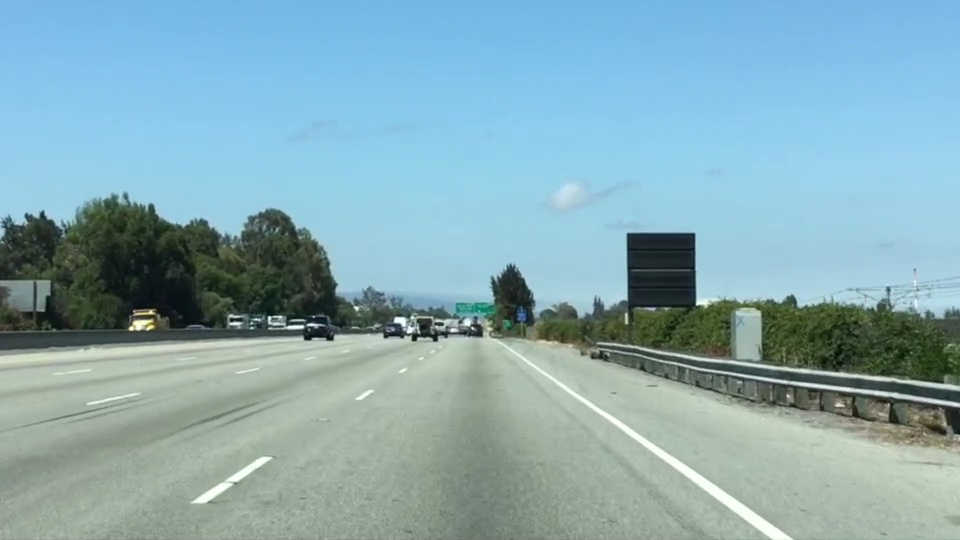
#> input picture Lane Detection/img/test.jpg, 960 x 540 px
$ python lane_detection_image.py
#> lines starting #> are read from the running program, lines starting #| are printed output that depends on the picture; after the words box and inside, x2 and y2 are one past the last pixel; in counts of white or black regions, pixels touching at a corner belong together
    # -*- coding: utf-8 -*-
"""
Spyder Editor

This is a temporary script file.
"""
import matplotlib.pyplot as plt
import numpy as np
import cv2

image = cv2.imread('img/test.jpg')
#> image is the input picture: shape (540, 960, 3); mean B, G, R 179.2, 171.1, 135.5
print( " Image Type",type(image),
      "Image dimensions", image.shape)
#|  Image Type <class 'numpy.ndarray'> Image dimensions (540, 960, 3)

ysize = image.shape[0]
#> ysize = 540
xsize = image.shape[1]
#> xsize = 960

color_select = np.copy(image)
line_image =np.copy(image)
test_image =np.copy(image)

red_threshold = 200
green_threshold = 200
blue_threshold = 200
rgb_threshold = [red_threshold, green_threshold, blue_threshold]

left_bottom = [0, 539]
right_bottom = [900, 539]
apex = [475, 320]

#making line functions
fit_left = np.polyfit((left_bottom[0], apex[0]), (left_bottom[1], apex[1]), 1)
fit_right = np.polyfit((right_bottom[0], apex[0]), (right_bottom[1], apex[1]), 1)
fit_bottom = np.polyfit((left_bottom[0], right_bottom[0]), (left_bottom[1], right_bottom[1]), 1)

# Mask pixels below the threshold
color_thresholds = ((image[:,:,0] < rgb_threshold[0])\
              |(image[:,:,1] < rgb_threshold[1])\
                  |(image[:,:,2] < rgb_threshold[2]))
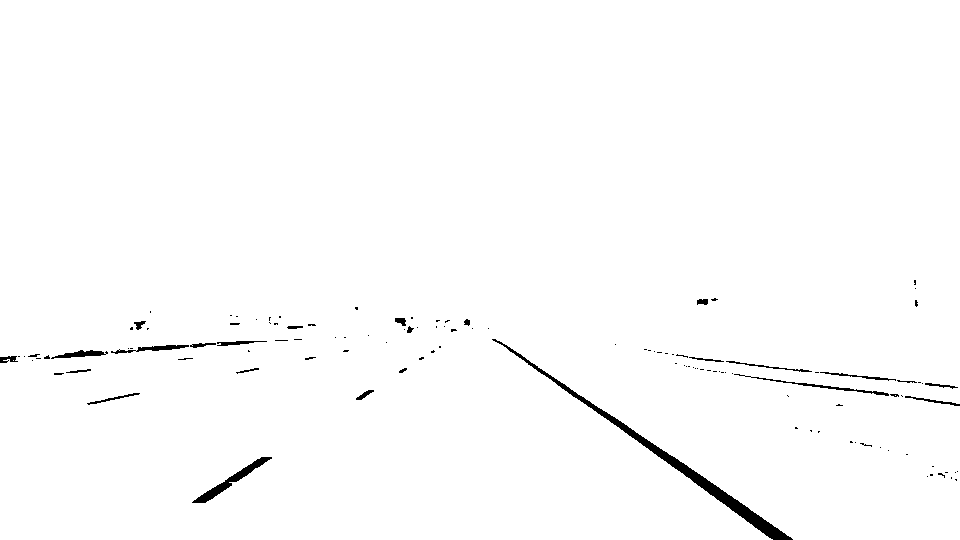
#> color_thresholds: shape (540, 960) bool; 98.9% white; 121 black regions (95 under 20 px), largest, box (x1, y1, x2, y2) and area: (492, 339, 793, 540) 2493, (192, 457, 272, 503) 624, (734, 374, 889, 396) 302

# Find the region inside the lines
XX, YY = np.meshgrid(np.arange(0, xsize), np.arange(0, ysize))

#Region Masking
region_thresholds = (YY > (XX*fit_left[0] + fit_left[1])) & \
                    (YY > (XX*fit_right[0] + fit_right[1])) & \
                    (YY < (XX*fit_bottom[0] + fit_bottom[1]))
# Mask color selection
color_select[color_thresholds | ~region_thresholds] = [0,0,0]
# Find where image is both colored right and in the region
line_image[~color_thresholds & region_thresholds] = [255,0,0]
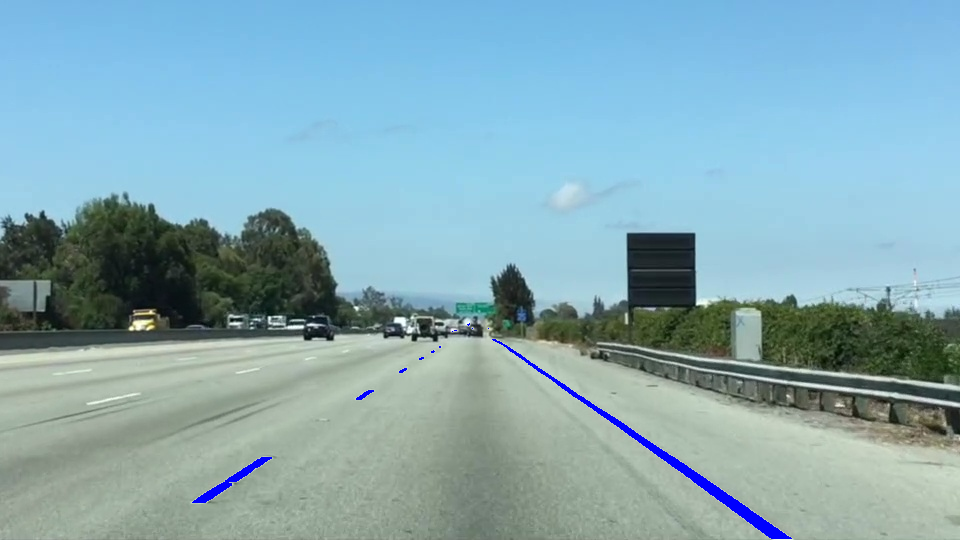
#> line_image: shape (540, 960, 3); 0.62% of pixels changed, all inside (x1, y1, x2, y2) = (192, 323, 792, 539)


# Display the image
plt.imshow(image)
x = [left_bottom[0], right_bottom[0], apex[0], left_bottom[0]]
y = [left_bottom[1], right_bottom[1], apex[1], left_bottom[1]]
plt.plot(x, y)
plt.imshow(color_select)
plt.imshow(line_image)

cv2.imwrite("img/test-after.png", color_select)
cv2.imwrite("img/test-after-line.png", line_image)

#image_after= cv2.imread('img/test-after.png')


gray_image=cv2.cvtColor(test_image, cv2.COLOR_RGB2GRAY) #grayscale conversion
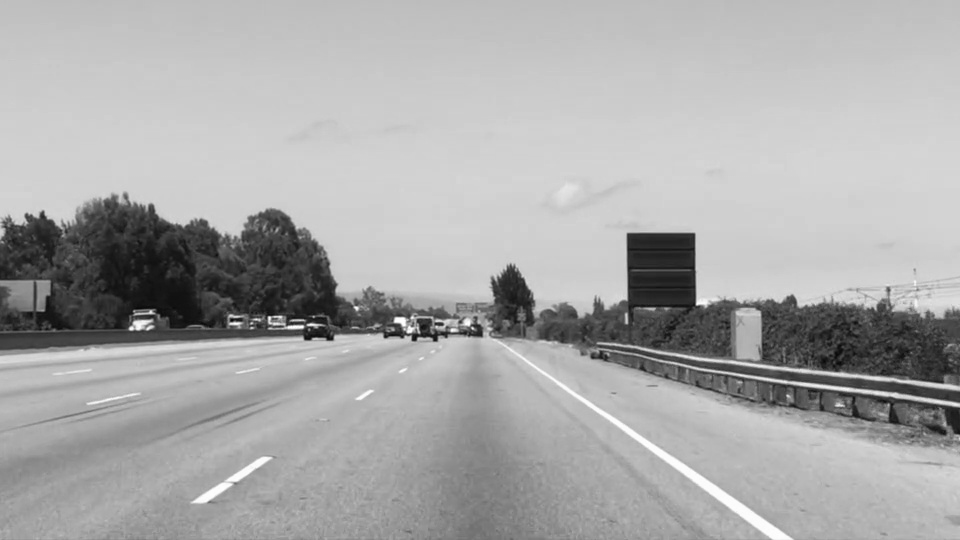
#> gray_image: shape (540, 960); min 7, max 254, mean 169.4
plt.imshow(gray_image, cmap='gray')

#Gaussian Blur
kernel_size =3
blur_image = cv2.GaussianBlur(gray_image,(kernel_size,kernel_size),0)


#Canny Edge Detection
low_threshold = 50
high_threshold = 150
edges = cv2.Canny(blur_image, low_threshold, high_threshold )
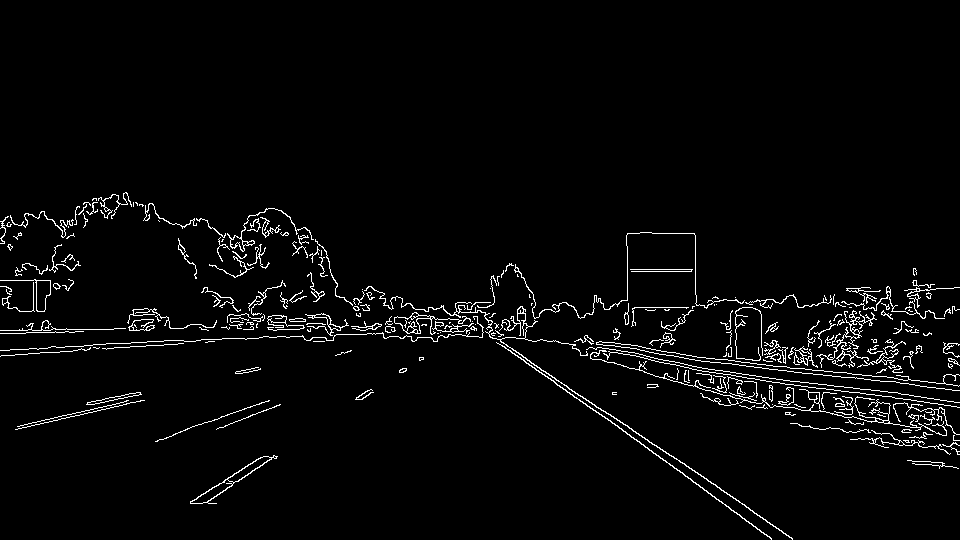
#> edges: shape (540, 960); 3% white in thin lines or dots, all inside (x1, y1, x2, y2) = (0, 192, 960, 540)

#Display the image
plt.imshow(edges, cmap='Greys_r')

# Next we'll create a masked edges image using cv2.fillPoly()
mask = np.zeros_like(edges)
ignore_mask_color = 255

# This time we are defining a four sided polygon to mask
imshape = image.shape
#> imshape = (540, 960, 3)
vertices = np.array([[(0,imshape[0]),(475, 335), (480, 335), (imshape[1],imshape[0])]], dtype=np.int32)
mask = cv2.fillPoly(mask, vertices, ignore_mask_color)
masked_edges = cv2.bitwise_and(edges, mask)
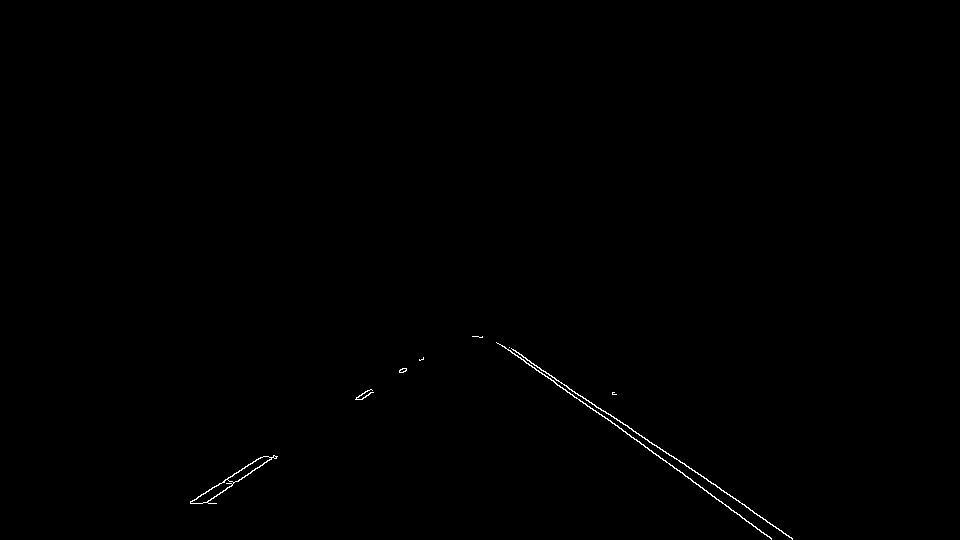
#> masked_edges: shape (540, 960); 0.25% white in thin lines or dots, all inside (x1, y1, x2, y2) = (190, 336, 793, 540)

plt.imshow(masked_edges, cmap='Greys_r')

#Hough Transforam to find lane lines

rho = 2
theta = np.pi/180
threshold = 15
min_line_length = 10
max_line_gap = 20
line_image = np.copy(image)*0 #creating a blank to draw lines on
#> line_image: shape (540, 960, 3); every value is 0

# Run Hough on edge detected image
lines = cv2.HoughLinesP(masked_edges, rho, theta, threshold, np.array([]),
                            min_line_length, max_line_gap)
#> lines = 24 rows, first 6: [693, 482, 771, 539], [496, 342, 691, 479], [605, 411, 765, 519], [509, 347, 792, 538], [399, 372, 423, 357], [207, 502, 274, 455]

# Iterate over the output "lines" and draw lines on a blank image
for line in lines:
    for x1,y1,x2,y2 in line:
        cv2.line(line_image,(x1,y1),(x2,y2),(255,0,0),5)
#> this loop made 24 passes
#> line on passes 1 to 12: [[693, 482, 771, 539]], [[496, 342, 691, 479]], [[605, 411, 765, 519]], [[509, 347, 792, 538]], [[399, 372, 423, 357]], [[207, 502, 274, 455]], [[190, 502, 264, 456]], [[504, 346, 625, 431]], [[692, 481, 728, 506]], [[400, 372, 423, 359]], [[356, 397, 368, 390]], [[361, 399, 373, 392]]
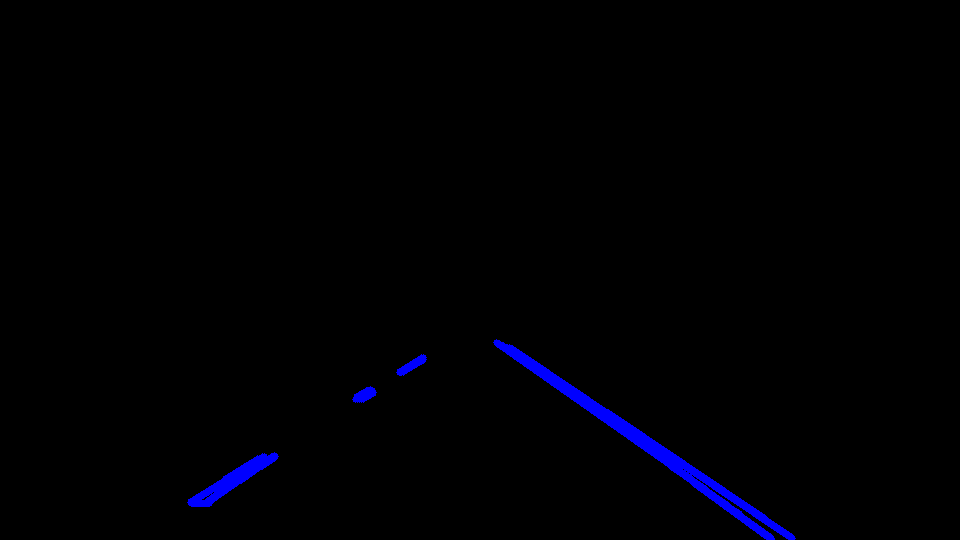
#> line_image: shape (540, 960, 3); mean B, G, R 3.3, 0, 0


# Draw the lines on the edge image
masked_rgb = np.dstack((masked_edges,masked_edges,masked_edges))
lines_edges = cv2.addWeighted(masked_rgb, 0.8, line_image, 1, 0)
plt.imshow(lines_edges)
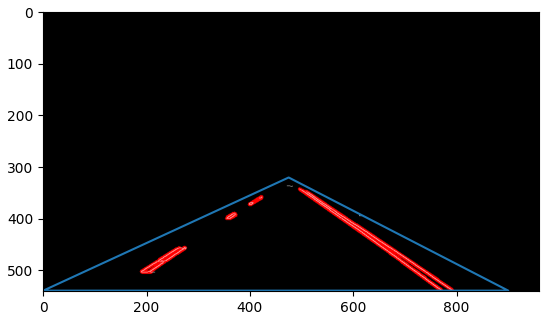
#> figure drawn by matplotlib, 1 panel; B, G, R data is drawn as R, G, B
